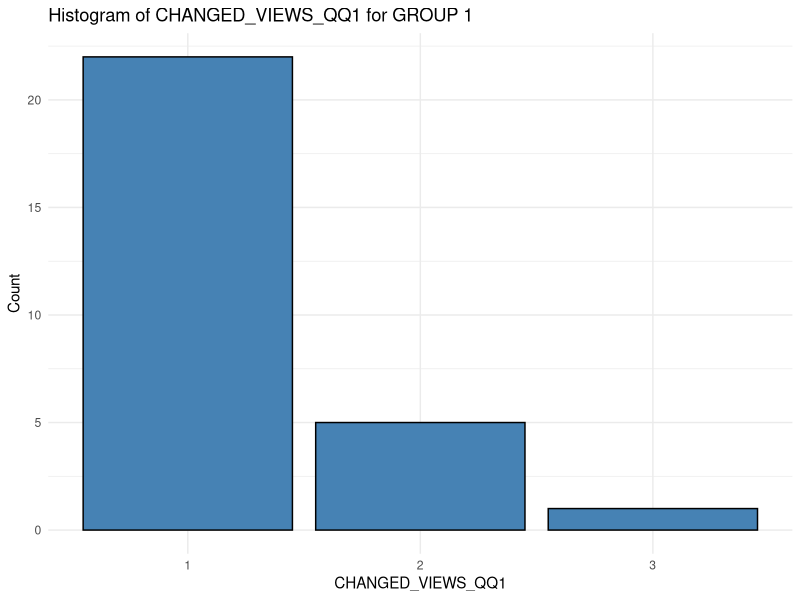
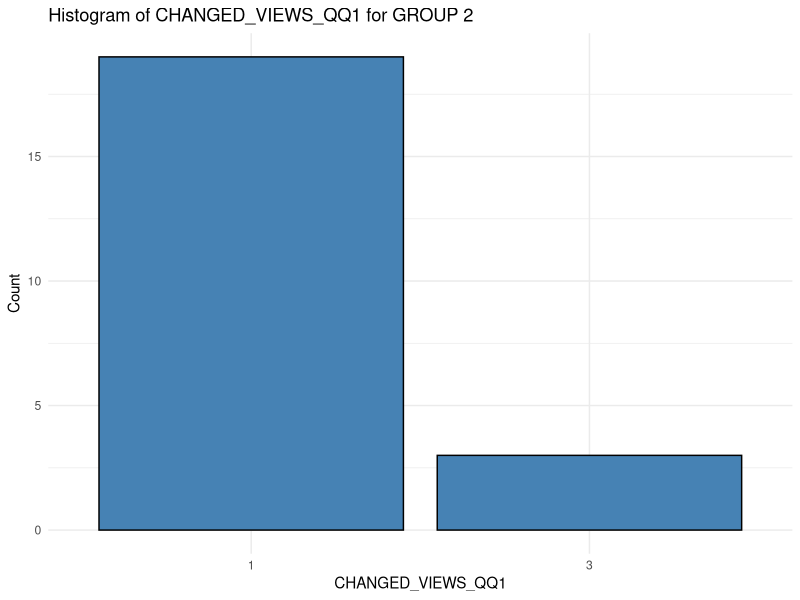
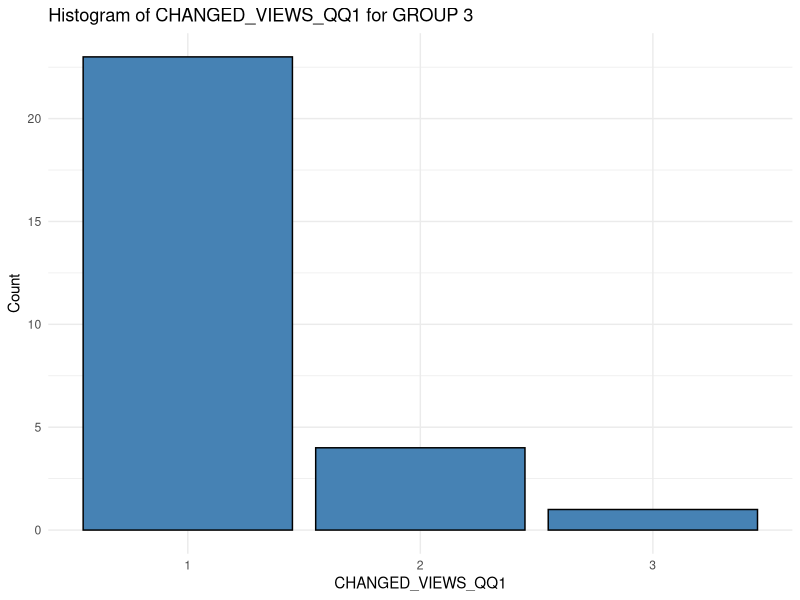
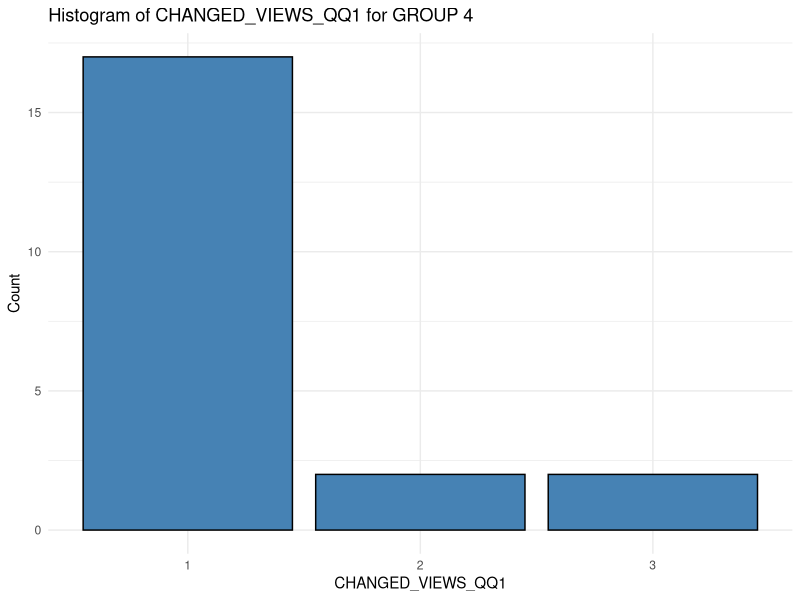
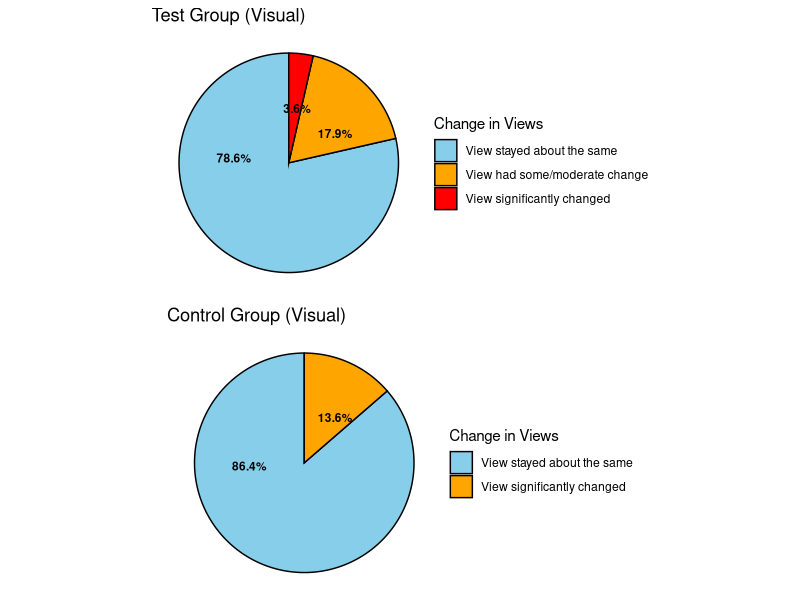
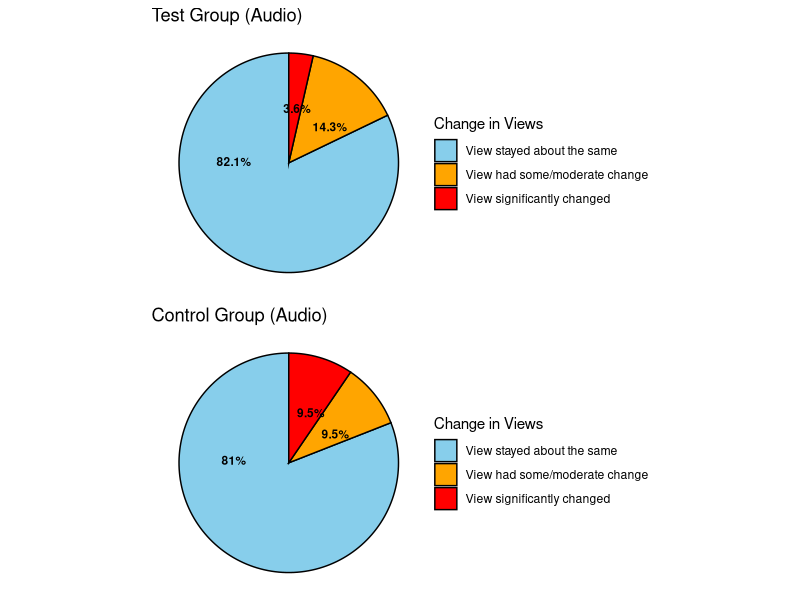
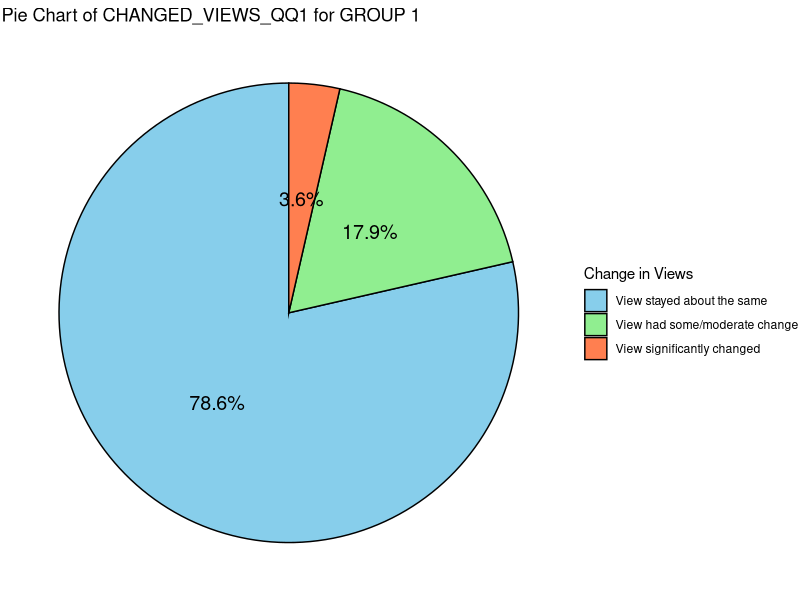
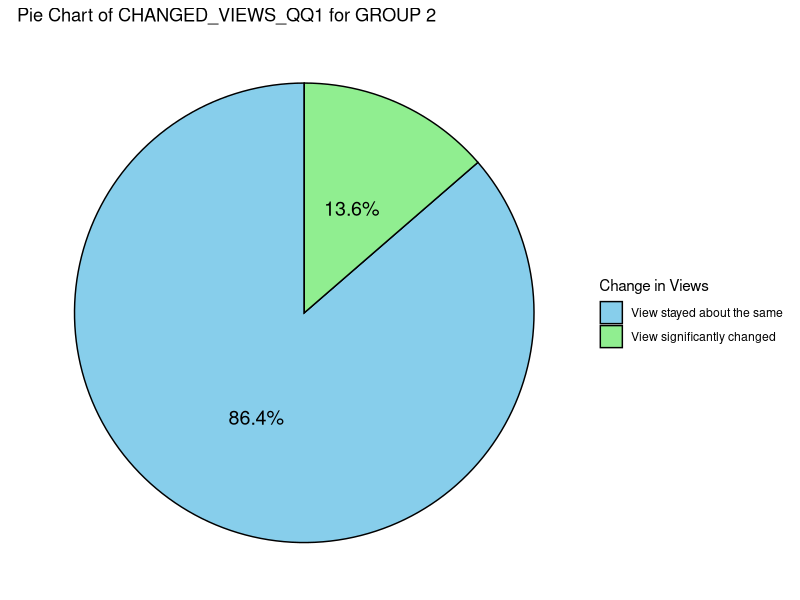

The R script that drew these images, in order:
## ---- chunk 1

# Load library and dataset

#install.packages("rmarkdown")
#install.packages("tinytex")
#tinytex::install_tinytex()
#install.packages("gridExtra")

library(gridExtra)
library(readxl)
library(dplyr)
library(corrplot)
library(writexl)
library(ggplot2)

misinfo <- read_excel("data/sketches_for_skepticism_shortened.xlsx")
summary(misinfo)
## ---- chunk 2

# Filtered data set to columns I need

# Columns I need: 

# PARTICIPANT ID
# GROUP
# CHANGED_VIEWS_QQ1
# CHANGED_LENGTH_QQ1
# CHANGED_VIEWS_QQ2
# CHANGED_LENGTH_QQ2
# GCBS PRE SCORE
# GCBS POST SCORE
# PRE & POST SCORE
# GCBS CHANGE
# MIST-20 PRE SCORE
# MIST-20 POST SCORE
# MIST-20 CHANGE
# ITMIST PRE SCORE
# ITMIST POST SCORE
# ITMIST CHANGE
# UNDERSTANDABILITY
# SENTIMENT
# ADDITIONAL THOUGHTS

misinfo_filtered <- misinfo %>%
  select(`PARTICIPANT ID`, GROUP, CHANGED_VIEWS_QQ1, CHANGED_LENGTH_QQ1,
         CHANGED_VIEWS_QQ2, CHANGED_LENGTH_QQ2, `GCBS PRE SCORE`, 
         `GCBS POST SCORE`, `PRE & POST SCORE`, `GCBS CHANGE`, 
         `MIST-20 PRE SCORE`, `MIST-20 POST SCORE`, `MIST-20 CHANGE`, 
         `ITMIST PRE SCORE`, `ITMIST POST SCORE`, `ITMIST CHANGE`, 
         UNDERSTANDABILITY, SENTIMENT, `ADDITIONAL THOUGHTS`)
## ---- chunk 3

# Turn "character" columns into factors

# Columns that need to be turned into factors: 

# GROUP
#   "Test Group (Visual)"
#   "Control Group (Visual)"
#   "Test Group (Audio)"
#   "Control Group (Audio)"

# CHANGED_VIEWS_QQ1
#   "View stayed about the same"
#   "View had some/moderate change"
#   "View significantantly changed"

# CHANGED_LENGTH_QQ1
#   "Comment length became slightly or significantly shorter"
#   "Comment length became slightly or significantly longer" 
#   "Comment length stayed about the same"

# CHANGED_VIEWS_QQ2

# CHANGED_LENGTH_QQ2

# UNDERSTANDABILITY

# SENTIMENT

# `ADDITIONAL THOUGHTS`

# Mapping categorical variables to numerical values
misinfo_filtered <- misinfo_filtered %>%
  mutate(
    GROUP = case_when(
      GROUP == "Test Group (Visual)" ~ 1,
      GROUP == "Control Group (Visual)" ~ 2,
      GROUP == "Test Group (Audio)" ~ 3,
      GROUP == "Control Group (Audio)" ~ 4
    ),
    CHANGED_VIEWS_QQ1 = case_when(
      CHANGED_VIEWS_QQ1 == "View stayed about the same" ~ 1,
      CHANGED_VIEWS_QQ1 == "View had some/moderate change" ~ 2,
      CHANGED_VIEWS_QQ1 == "View significantly changed" ~ 3
    ),
    CHANGED_LENGTH_QQ1 = case_when(
      CHANGED_LENGTH_QQ1 == "Comment length became slightly or significantly shorter" ~ 1,
      CHANGED_LENGTH_QQ1 == "Comment length became slightly or significantly longer" ~ 2,
      CHANGED_LENGTH_QQ1 == "Comment length stayed about the same" ~ 3
    ),
    SENTIMENT = case_when(
      SENTIMENT == "Positive" ~ 1,
      SENTIMENT == "Negative" ~ 2,
      SENTIMENT == "Neutral" ~ 3
    )
  )

# Check the updated dataset
head(misinfo_filtered)

# Check for missing values in the dataset
colSums(is.na(misinfo_filtered))

# Ensure CHANGED_VIEWS_QQ1 is treated as a factor
misinfo_filtered$CHANGED_VIEWS_QQ1 <- as.factor(misinfo_filtered$CHANGED_VIEWS_QQ1)
## ---- chunk 4

# HISTOGRAMS

# Ensure CHANGED_VIEWS_QQ1 is treated as a factor
misinfo_filtered$CHANGED_VIEWS_QQ1 <- as.factor(misinfo_filtered$CHANGED_VIEWS_QQ1)

# Loop through each GROUP value and create histograms
for (group_value in unique(misinfo_filtered$GROUP)) {
  p <- ggplot(misinfo_filtered %>% filter(GROUP == group_value), aes(x = CHANGED_VIEWS_QQ1)) +
    geom_bar(fill = "steelblue", color = "black") +
    labs(title = paste("Histogram of CHANGED_VIEWS_QQ1 for GROUP", group_value),
         x = "CHANGED_VIEWS_QQ1", 
         y = "Count") +
    theme_minimal()
  
  print(p)  # Ensure the plot is displayed inside the loop
}

## ---- chunk 5

library(ggplot2)
library(dplyr)

# Create an empty list to store pie charts
pie_charts <- list()

# Define a vector to map numeric values to descriptions for CHANGED_VIEWS_QQ1
view_labels <- c("1" = "View stayed about the same",
                 "2" = "View had some/moderate change",
                 "3" = "View significantly changed")

# Custom colors for each section (You can change these to any colors you prefer)
#custom_colors <- c("skyblue", "lightgreen", "coral")
custom_colors <- c("skyblue", "orange", "red")

# Define a vector to map numeric GROUP values to their corresponding titles
group_titles <- c(
  "1" = "Test Group (Visual)",
  "2" = "Control Group (Visual)",
  "3" = "Test Group (Audio)",
  "4" = "Control Group (Audio)"
)

# Loop through each GROUP value (numeric) and create pie charts
for (group_value in unique(misinfo_filtered$GROUP)) {
  
  # Convert group_value to a character (because group_titles uses character keys)
  group_name <- as.character(group_value)
  
  # Prepare data for pie chart
  pie_data <- misinfo_filtered %>%
    filter(GROUP == group_value) %>%
    count(CHANGED_VIEWS_QQ1) %>%
    mutate(percentage = n / sum(n) * 100,
           label = paste0(round(percentage, 1), "%"))  # Create labels with percentage signs
  
  # Ensure CHANGED_VIEWS_QQ1 is a factor
  pie_data$CHANGED_VIEWS_QQ1 <- factor(pie_data$CHANGED_VIEWS_QQ1, levels = c("1", "2", "3"))
  
  # Generate pie chart with custom colors and black borders
  p <- ggplot(pie_data, aes(x = "", y = n, fill = CHANGED_VIEWS_QQ1)) +
    geom_bar(stat = "identity", width = 1, color = "black") +  # Add black border around sections
    coord_polar(theta = "y") +
    geom_text(aes(label = label), position = position_stack(vjust = 0.7), color = "black", size = 3, fontface = "bold") +  # Add labels inside the pie
    labs(title = group_titles[group_name],  # Custom title based on group_name
         fill = "Change in Views") +  # Rename the legend
    scale_fill_manual(values = custom_colors, labels = view_labels) +  # Apply custom colors
    theme_void() +  # Remove unnecessary gridlines
    theme(legend.position = "right")  # Ensure the legend is visible
  
  # Store the plot in the list with the group value as the name
  pie_charts[[paste0("Group_", group_name)]] <- p
}

# View stored pie charts
#pie_charts[["Group_1"]]  # View the pie chart for "Test Group (Visual)"
#pie_charts[["Group_2"]]  # View the pie chart for "Control Group (Visual)"
#pie_charts[["Group_3"]]  # View the pie chart for "Test Group (Audio)"
#pie_charts[["Group_4"]]  # View the pie chart for "Control Group (Audio)"

# Combine the first two and the last two pie charts in a 2x2 grid
grid.arrange(
  pie_charts[["Group_1"]],  # Test Group (Visual)
  pie_charts[["Group_2"]]  # Control Group (Visual)
  #pie_charts[["Group_3"]],  # Test Group (Audio)
  #pie_charts[["Group_4"]],  # Control Group (Audio)
  #nrow = 2  # Arrange in 2 rows
  #ncol = 1   # Arrange in 2 columns
)

grid.arrange(
  pie_charts[["Group_3"]],  # Test Group (Audio)
  pie_charts[["Group_4"]]  # Control Group (Audio)
  #nrow = 2  # Arrange in 2 rows
  #ncol = 1   # Arrange in 2 columns
)
## ---- chunk 6

library(ggplot2)
library(dplyr)

# Create an empty list to store pie charts
pie_charts <- list()

# Define a vector to map numeric values to descriptions for CHANGED_VIEWS_QQ1
view_labels <- c("1" = "View stayed about the same",
                 "2" = "View had some/moderate change",
                 "3" = "View significantly changed")

# Custom colors for each section (You can change these to any colors you prefer)
#custom_colors <- c("skyblue", "orange", "red")
custom_colors <- c("skyblue", "lightgreen", "coral")

# Loop through each GROUP value and create pie charts
for (group_value in unique(misinfo_filtered$GROUP)) {
  
  # Prepare data for pie chart
  pie_data <- misinfo_filtered %>%
    filter(GROUP == group_value) %>%
    count(CHANGED_VIEWS_QQ1) %>%
    mutate(percentage = n / sum(n) * 100,
           label = paste0(round(percentage, 1), "%"))  # Create labels with percentage signs
  
  # Ensure CHANGED_VIEWS_QQ1 is a factor
  pie_data$CHANGED_VIEWS_QQ1 <- factor(pie_data$CHANGED_VIEWS_QQ1, levels = c(1, 2, 3))
  
  # Generate pie chart with custom colors and black borders
  p <- ggplot(pie_data, aes(x = "", y = n, fill = CHANGED_VIEWS_QQ1)) +
    geom_bar(stat = "identity", width = 1, color = "black") +  # Add black border around sections
    coord_polar(theta = "y") +
    geom_text(aes(label = label), position = position_stack(vjust = 0.5), color = "black", size = 5) +  # Add labels inside the pie
    labs(title = paste("Pie Chart of CHANGED_VIEWS_QQ1 for GROUP", group_value),
         fill = "Change in Views") +  # Rename the legend
    scale_fill_manual(values = custom_colors, labels = view_labels) +  # Apply custom colors
    theme_void() +  # Remove unnecessary gridlines
    theme(legend.position = "right")  # Ensure the legend is visible
  
  # Store the plot in the list with the group value as the name
  pie_charts[[paste0("Group_", group_value)]] <- p
}

# View stored pie charts
pie_charts[["Group_1"]]  # Example: Display pie chart for Group 1
pie_charts[["Group_2"]]  # Example: Display pie chart for Group 2
pie_charts[["Group_3"]]  # Example: Display pie chart for Group 3
pie_charts[["Group_4"]]  # Example: Display pie chart for Group 4
